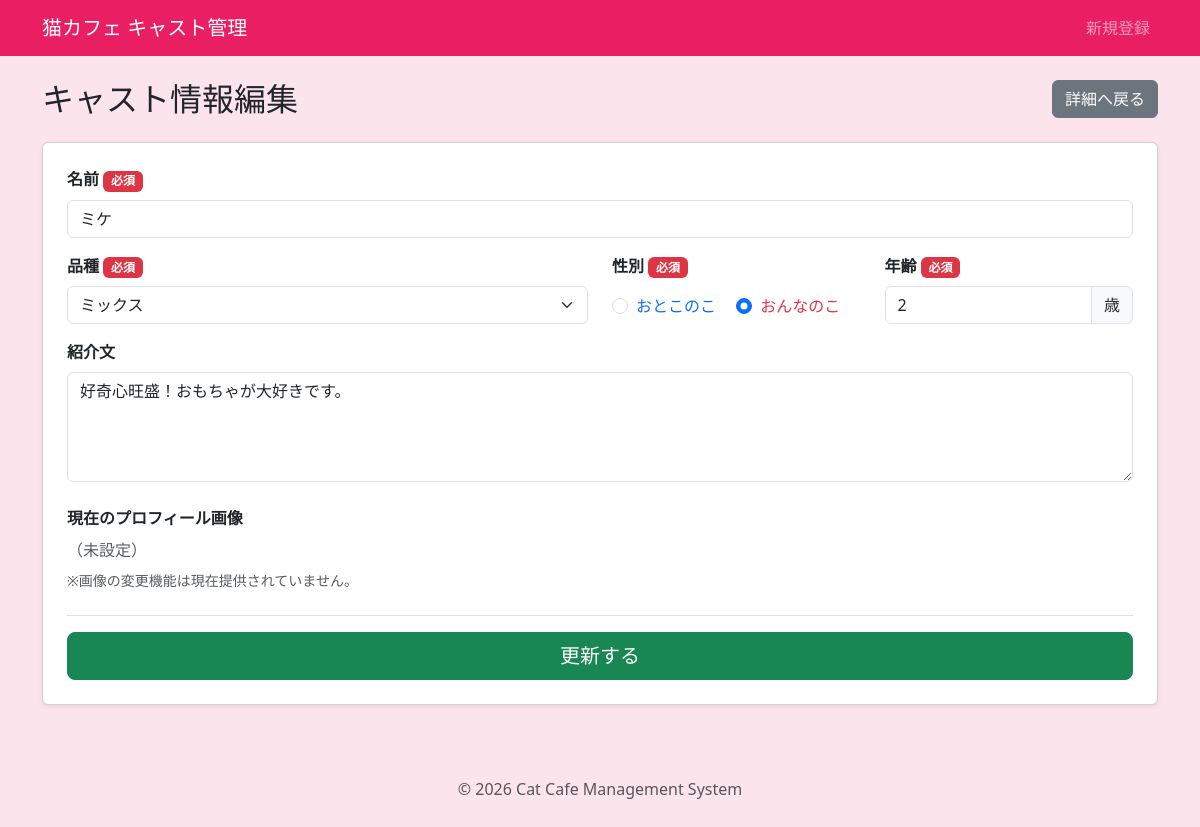
Page /edit.php?id=2 on the committed database.
### tables this page shows
CREATE TABLE `cats` (
  `id` int(11) NOT NULL,
  `name` varchar(50) NOT NULL,
  `breed_id` int(11) NOT NULL,
  `gender` tinyint(4) NOT NULL COMMENT '1:おとこのこ 2:おんなのこ',
  `age` int(11) NOT NULL,
  `profile` text DEFAULT NULL,
  `image_name` varchar(255) DEFAULT NULL,
  `created_at` datetime DEFAULT current_timestamp(),
  `updated_at` datetime DEFAULT current_timestamp() ON UPDATE current_timestamp()
);

### inc/functions.php (called while the page is built, shortened)
<?php
function h($string)
{
  return htmlspecialchars($string, ENT_QUOTES, 'UTF-8');
}

### edit.php (the view, shortened to what this page needs)
<?php
require_once './inc/functions.php';
$id = $_GET['id'] ?? '';
$db = db_connect();
$cat = null;
$breeds = [];
try {
  $sql = 'SELECT * FROM cats WHERE id = :id';
  $stmt = $db->prepare($sql);
  $stmt->bindParam(':id', $id, PDO::PARAM_INT);
  $stmt->execute();
  $cat = $stmt->fetch(PDO::FETCH_ASSOC);
  $sql_breeds = 'SELECT * FROM breeds ORDER BY id ASC';
  $stmt_breeds = $db->prepare($sql_breeds);
  $stmt_breeds->execute();
  $breeds = $stmt_breeds->fetchAll(PDO::FETCH_ASSOC);
} catch (PDOException $e) {
  exit('データの取得に失敗しました: ' . h($e->getMessage()));
}
$name              = $_SESSION['form_data']['name'] ?? $cat['name'];
$breed_id          = $_SESSION['form_data']['breed_id'] ?? $cat['breed_id'];
$gender            = $_SESSION['form_data']['gender'] ?? $cat['gender'];
$age               = $_SESSION['form_data']['age'] ?? $cat['age'];
$profile           = $_SESSION['form_data']['profile'] ?? $cat['profile'];
require_once 'inc/header.php';
?>
<div class="d-flex justify-content-between align-items-center mb-4">
  <h2 class="mb-0">キャスト情報編集</h2>
  <a href="detail.php?id=<?php echo h($cat['id']); ?>" class="btn btn-secondary">詳細へ戻る</a>
</div>
<div class="card shadow-sm mb-5">
  <div class="card-body p-4">
    <form action="edit_do.php" method="POST">
      <div class="row mb-3">
        <div class="col-md-12">
          <label for="name" class="form-label fw-bold">名前 <span class="badge bg-danger">必須</span></label>
          <input type="text" class="form-control" id="name" name="name" value="<?php echo h($name); ?>" required>
        </div>
      </div>
      <div class="row mb-3">
        <div class="col-md-6 mb-3 mb-md-0">
          <label for="breed_id" class="form-label fw-bold">品種 <span class="badge bg-danger">必須</span></label>
          <select class="form-select" id="breed_id" name="breed_id" required>
            <?php foreach ($breeds as $breed): ?>
              <option value="<?php echo h($breed['id']); ?>" <?php echo $breed_id == $breed['id'] ? 'selected' : ''; ?>>
                <?php echo h($breed['name']); ?>
              </option>
            <?php endforeach; ?>
          </select>
        </div>
        <div class="col-md-3 mb-3 mb-md-0">
          <label class="form-label d-block fw-bold">性別 <span class="badge bg-danger">必須</span></label>
          <div class="form-check form-check-inline mt-2">
            <input class="form-check-input" type="radio" name="gender" id="gender_male" value="1" <?php echo $gender == '1' ? 'checked' : ''; ?>>
            <label class="form-check-label text-primary" for="gender_male">おとこのこ</label>
          </div>
          <div class="form-check form-check-inline">
            <input class="form-check-input" type="radio" name="gender" id="gender_female" value="2" <?php echo $gender == '2' ? 'checked' : ''; ?>>
            <label class="form-check-label text-danger" for="gender_female">おんなのこ</label>
          </div>
        </div>
        <div class="col-md-3">
          <label for="age" class="form-label fw-bold">年齢 <span class="badge bg-danger">必須</span></label>
          <div class="input-group">
            <input type="number" class="form-control" id="age" name="age" min="0" max="30" value="<?php echo h($age); ?>" required>
            <span class="input-group-text">歳</span>
          </div>
        </div>
      </div>
      <div class="mb-4">
        <label for="profile" class="form-label fw-bold">紹介文</label>
        <textarea class="form-control" id="profile" name="profile" rows="4"><?php echo h($profile); ?></textarea>
      </div>
      <div class="mb-4">
        <label class="form-label d-block fw-bold">現在のプロフィール画像</label>
        <?php if (!empty($cat['image_name']) && file_exists('images/' . $cat['image_name'])): ?>
          <img src="images/<?php echo h($cat['image_name']); ?>" alt="現在のアバター" class="img-thumbnail" style="max-height: 150px;">
        <?php else: ?>
          <span class="text-muted">（未設定）</span>
        <?php endif; ?>
        <p class="text-muted small mt-2">※画像の変更機能は現在提供されていません。</p>
      </div>
      <div class="d-grid pt-3 border-top">
        <button type="submit" class="btn btn-success btn-lg">更新する</button>
      </div>
    </form>
  </div>
</div>
<?php require_once 'inc/footer.php'; ?>

### inc/header.php (style rules this page uses)
body { background-color: #fce4ec; }

### rows in the picture
cats: name "ミケ", breed_id "ミックス", gender "☐ おとこのこ", gender "☑ おんなのこ", age "2", profile "好奇心旺盛！おもちゃが大好きです。"
